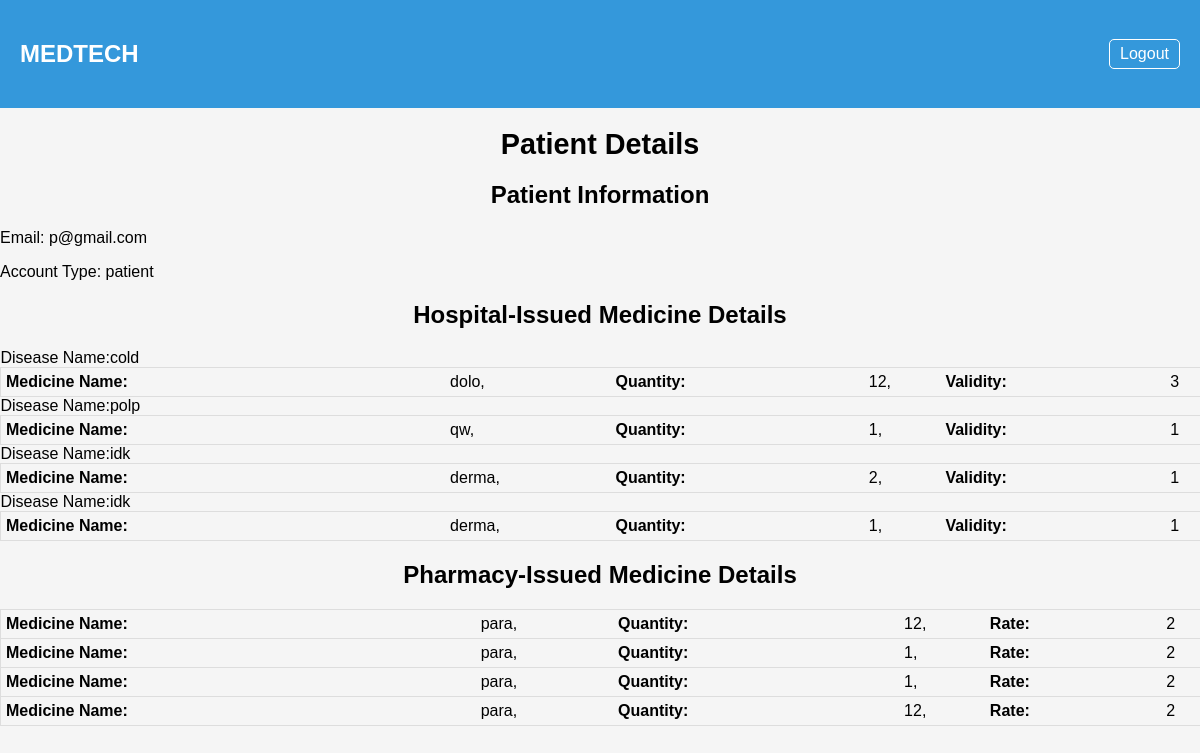
/patient_details (signed in), run on the app's committed database.
### app.py (models this page shows)
class User(UserMixin, db.Model):
    id = db.Column(db.Integer, primary_key=True)
    email = db.Column(db.String(80), unique=True)
    password = db.Column(db.String(80))
    account_type = db.Column(db.String(10))
    hospital_details = db.relationship('HospitalDetails', backref='patient', lazy='dynamic')
    pharmacy_medicines = db.relationship('PharmacyMedicineDetails', backref='patient')

class HospitalDetails(db.Model):
    id = db.Column(db.Integer, primary_key=True)
    patient_id = db.Column(db.Integer, db.ForeignKey('user.id'))
    disease_name = db.Column(db.String(255))
    medicine_name = db.Column(db.String(255))
    quantity = db.Column(db.String(50))
    duration = db.Column(db.String(50))

class PharmacyMedicineDetails(db.Model):
    id = db.Column(db.Integer, primary_key=True)
    patient_id = db.Column(db.Integer, db.ForeignKey('user.id'))
    patient_email = db.Column(db.String(255))
    medicine_name = db.Column(db.String(255))
    quantity = db.Column(db.String(50))
    rate = db.Column(db.String(50))

### app.py (the view)
@app.route('/patient_details', methods=['GET', 'POST'])
@login_required
def patient_details():
    patient_email = current_user.email
    patient = User.query.filter_by(email=patient_email).first()
    if patient:
        hospital_details = HospitalDetails.query.filter_by(patient_id=patient.id).all()
        pharmacy_medicine = PharmacyMedicineDetails.query.filter_by(patient_id=patient.id).all()
        return render_template('patientDetails.html', patient=patient, hospital_details=hospital_details, pharmacy_medicine=pharmacy_medicine)
    return render_template('patientDetails.html', patient=current_user)

### app.py (called while the page is built)
@login_manager.user_loader
def load_user(user_id):
    return User.query.get(int(user_id))

### templates/patientDetails.html (shortened to what this page needs)
<!DOCTYPE html>
<html>
<head>
</head>
<body>
  <header>
    <h2>MEDTECH</h2>
    <a href="{{ url_for('logout') }}" class="logout-button">Logout</a>
  </header>
  <h1>Patient Details</h1>
  <h2>Patient Information</h2>
  <p>Email: {{ patient.email }}</p>
  <p>Account Type: {{ patient.account_type }}</p>
  <h2>Hospital-Issued Medicine Details</h2>
  <ul class="medicine-details">
    {% for detail in hospital_details %}
    <span class="dn">Disease Name:</span> {{ detail.disease_name }}
      <li>
        <span>Medicine Name:</span> {{ detail.medicine_name }},
        <span>Quantity:</span> {{ detail.quantity }},
        <span>Validity:</span> {{ detail.duration }}
      </li>
    {% endfor %}
  </ul>
  <h2>Pharmacy-Issued Medicine Details</h2>
  <ul class="medicine-details">
    {% for medicine in pharmacy_medicine %}
      <li>
        <span>Medicine Name:</span> {{ medicine.medicine_name }},
        <span>Quantity:</span> {{ medicine.quantity }},
        <span>Rate:</span> {{ medicine.rate }}
      </li>
    {% endfor %}
  </ul>
</body>
</html>

### templates/patientDetails.html (style rules this page uses)
body { background-color: #f5f5f5; font-family: Arial, sans-serif; margin: 0; padding: 0; }
header { background-color: #3498db; color: white; padding: 20px; display: flex; justify-content: space-between; align-items: center; }
header a.logout-button { color: white; text-decoration: none; padding: 5px 10px; border: 1px solid white; border-radius: 5px; }
h1, h2 { text-align: center; margin: 20px 0; }
h1 { font-size: 1.8em; }
p { margin-bottom: 10px; }
.medicine-details { display: table; width: 100%; border-collapse: collapse; }
.medicine-details li { display: table-row; border: 1px solid #ddd; padding: 10px; }
.medicine-details li span { font-weight: bold; margin-right: 5px; display: table-cell; padding: 5px; }

### data on the page
User: email "p@gmail.com", account_type "patient"
HospitalDetails: disease_name "cold", medicine_name "dolo", quantity "12", duration "3"
HospitalDetails: disease_name "polp", medicine_name "qw", quantity "1", duration "1"
HospitalDetails: disease_name "idk", medicine_name "derma", quantity "2", duration "1"
HospitalDetails: disease_name "idk", medicine_name "derma", quantity "1", duration "1"
PharmacyMedicineDetails: medicine_name "para", quantity "12", rate "2"
PharmacyMedicineDetails: medicine_name "para", quantity "1", rate "2"
PharmacyMedicineDetails: medicine_name "para", quantity "1", rate "2"
PharmacyMedicineDetails: medicine_name "para", quantity "12", rate "2"
